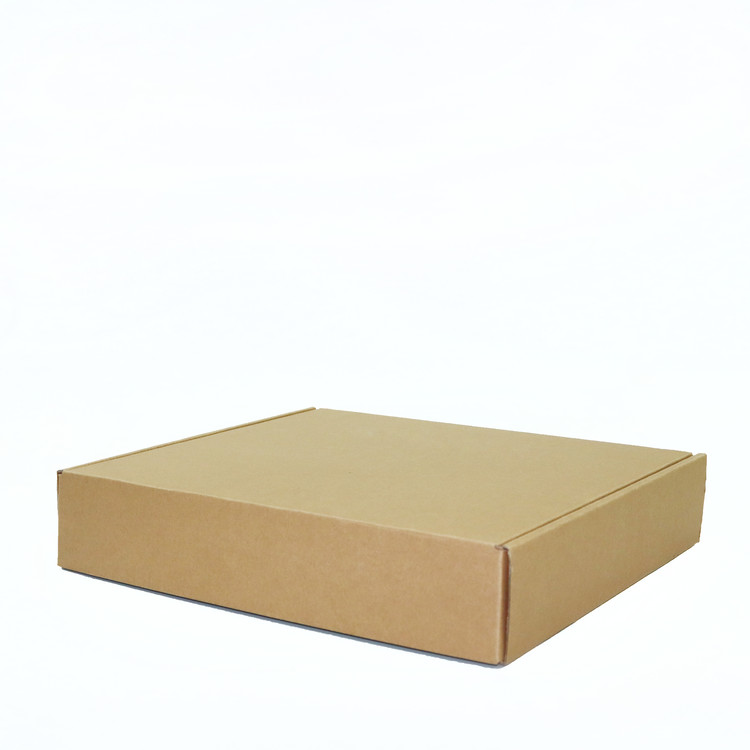
#> input picture ImageProcessing/data/box_image.png, 750 x 750 px
$ jupyter execute Untitled4.ipynb
#> lines starting #> are read from the running program, lines starting #| are printed output that depends on the picture
[cell 1]
import cv2
import matplotlib.pyplot as plt

image_path = '../data/box_image.png'

[cell 2]
image_gray=cv2.imread(image_path,cv2.IMREAD_GRAYSCALE)
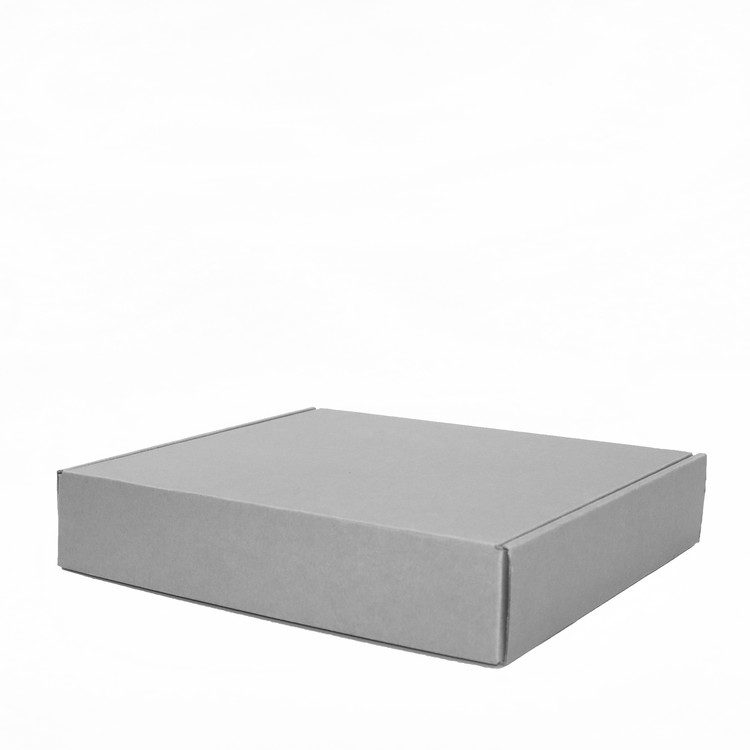
#> image_gray: shape (750, 750); min 47, max 255, mean 234.9

image_10x10=cv2.resize(image_gray,(10,10))
image_10x10.flatten()

plt.imshow(image_10x10,'gray')
plt.show()
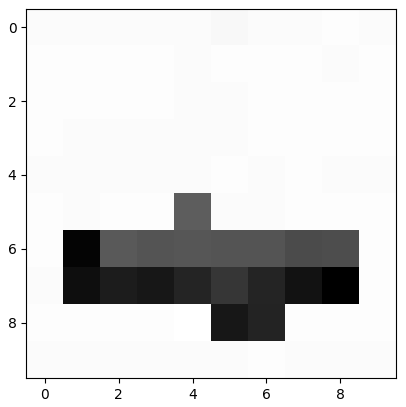
#> figure drawn by matplotlib, 1 panel

[cell 3]
image_color=cv2.imread('../data/apple.png')
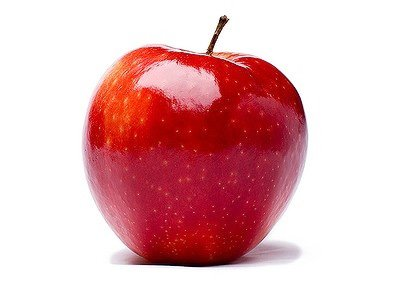
#> input picture ImageProcessing/data/apple.png, 420 x 288 px
#> image_color is the input picture: shape (288, 420, 3); mean B, G, R 187, 183.6, 228.3
image_color=cv2.cvtColor(image_color,cv2.COLOR_BGR2RGB)

image_10x10_tmp=cv2.resize(image_color,(10,10))
image_10x10_tmp.flatten()


plt.imshow(image_10x10_tmp)
plt.show()
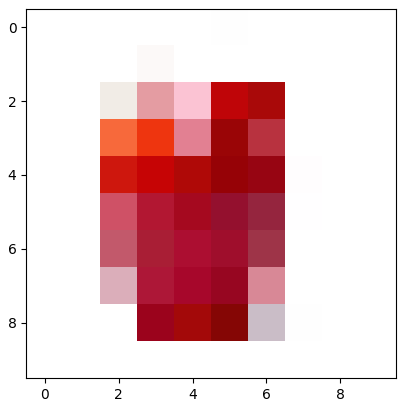
#> figure drawn by matplotlib, 1 panel
